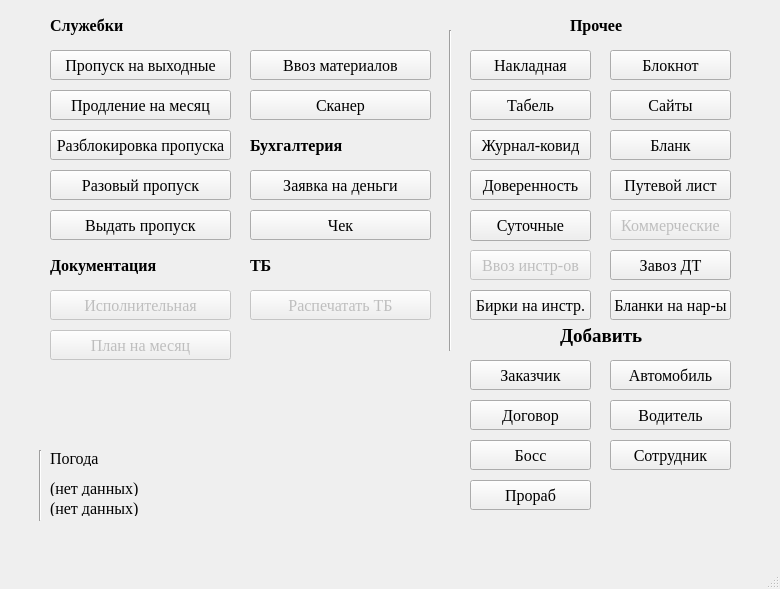
<?xml version="1.0" encoding="UTF-8"?>
<ui version="4.0">
 <class>ui_main_menu</class>
 <widget class="QMainWindow" name="ui_main_menu">
  <property name="geometry">
   <rect>
    <x>0</x>
    <y>0</y>
    <width>780</width>
    <height>589</height>
   </rect>
  </property>
  <property name="windowTitle">
   <string>MainWindow</string>
  </property>
  <widget class="QWidget" name="centralwidget">
   <widget class="QPushButton" name="b_attorney">
    <property name="geometry">
     <rect>
      <x>470</x>
      <y>170</y>
      <width>121</width>
      <height>30</height>
     </rect>
    </property>
    <property name="font">
     <font>
      <family>Times New Roman</family>
      <pointsize>12</pointsize>
     </font>
    </property>
    <property name="text">
     <string>Доверенность</string>
    </property>
   </widget>
   <widget class="QPushButton" name="b_invoice">
    <property name="geometry">
     <rect>
      <x>470</x>
      <y>50</y>
      <width>121</width>
      <height>30</height>
     </rect>
    </property>
    <property name="font">
     <font>
      <family>Times New Roman</family>
      <pointsize>12</pointsize>
     </font>
    </property>
    <property name="text">
     <string>Накладная</string>
    </property>
   </widget>
   <widget class="QPushButton" name="b_journal">
    <property name="geometry">
     <rect>
      <x>470</x>
      <y>130</y>
      <width>121</width>
      <height>30</height>
     </rect>
    </property>
    <property name="font">
     <font>
      <family>Times New Roman</family>
      <pointsize>12</pointsize>
     </font>
    </property>
    <property name="text">
     <string>Журнал-ковид</string>
    </property>
   </widget>
   <widget class="QPushButton" name="b_tabel">
    <property name="geometry">
     <rect>
      <x>470</x>
      <y>90</y>
      <width>121</width>
      <height>30</height>
     </rect>
    </property>
    <property name="font">
     <font>
      <family>Times New Roman</family>
      <pointsize>12</pointsize>
     </font>
    </property>
    <property name="text">
     <string>Табель</string>
    </property>
   </widget>
   <widget class="Line" name="ui_line">
    <property name="geometry">
     <rect>
      <x>440</x>
      <y>30</y>
      <width>20</width>
      <height>321</height>
     </rect>
    </property>
    <property name="font">
     <font>
      <family>Times New Roman</family>
      <pointsize>12</pointsize>
     </font>
    </property>
    <property name="orientation">
     <enum>Qt::Vertical</enum>
    </property>
   </widget>
   <widget class="QPushButton" name="b_new_company">
    <property name="geometry">
     <rect>
      <x>470</x>
      <y>360</y>
      <width>121</width>
      <height>30</height>
     </rect>
    </property>
    <property name="font">
     <font>
      <family>Times New Roman</family>
      <pointsize>12</pointsize>
     </font>
    </property>
    <property name="text">
     <string>Заказчик</string>
    </property>
   </widget>
   <widget class="QPushButton" name="b_new_person">
    <property name="geometry">
     <rect>
      <x>610</x>
      <y>440</y>
      <width>121</width>
      <height>30</height>
     </rect>
    </property>
    <property name="font">
     <font>
      <family>Times New Roman</family>
      <pointsize>12</pointsize>
     </font>
    </property>
    <property name="text">
     <string>Сотрудник</string>
    </property>
   </widget>
   <widget class="QLabel" name="ui_l_fast">
    <property name="geometry">
     <rect>
      <x>570</x>
      <y>10</y>
      <width>61</width>
      <height>30</height>
     </rect>
    </property>
    <property name="font">
     <font>
      <family>Times New Roman</family>
      <pointsize>12</pointsize>
      <bold>true</bold>
     </font>
    </property>
    <property name="text">
     <string>Прочее</string>
    </property>
   </widget>
   <widget class="QPushButton" name="b_act">
    <property name="enabled">
     <bool>false</bool>
    </property>
    <property name="geometry">
     <rect>
      <x>50</x>
      <y>290</y>
      <width>181</width>
      <height>30</height>
     </rect>
    </property>
    <property name="font">
     <font>
      <family>Times New Roman</family>
      <pointsize>12</pointsize>
     </font>
    </property>
    <property name="text">
     <string>Исполнительная</string>
    </property>
   </widget>
   <widget class="QPushButton" name="b_pass_month">
    <property name="geometry">
     <rect>
      <x>50</x>
      <y>90</y>
      <width>181</width>
      <height>30</height>
     </rect>
    </property>
    <property name="font">
     <font>
      <family>Times New Roman</family>
      <pointsize>12</pointsize>
     </font>
    </property>
    <property name="text">
     <string>Продление на месяц</string>
    </property>
   </widget>
   <widget class="QPushButton" name="b_pass_week">
    <property name="geometry">
     <rect>
      <x>50</x>
      <y>50</y>
      <width>181</width>
      <height>30</height>
     </rect>
    </property>
    <property name="font">
     <font>
      <family>Times New Roman</family>
      <pointsize>12</pointsize>
     </font>
    </property>
    <property name="text">
     <string>Пропуск на выходные</string>
    </property>
   </widget>
   <widget class="QPushButton" name="b_pass_unlock">
    <property name="geometry">
     <rect>
      <x>50</x>
      <y>130</y>
      <width>181</width>
      <height>30</height>
     </rect>
    </property>
    <property name="font">
     <font>
      <family>Times New Roman</family>
      <pointsize>12</pointsize>
     </font>
    </property>
    <property name="text">
     <string>Разблокировка пропуска</string>
    </property>
   </widget>
   <widget class="QPushButton" name="b_new_material">
    <property name="geometry">
     <rect>
      <x>250</x>
      <y>50</y>
      <width>181</width>
      <height>30</height>
     </rect>
    </property>
    <property name="font">
     <font>
      <family>Times New Roman</family>
      <pointsize>12</pointsize>
     </font>
    </property>
    <property name="text">
     <string>Ввоз материалов</string>
    </property>
   </widget>
   <widget class="QPushButton" name="b_get_money">
    <property name="enabled">
     <bool>true</bool>
    </property>
    <property name="geometry">
     <rect>
      <x>250</x>
      <y>170</y>
      <width>181</width>
      <height>30</height>
     </rect>
    </property>
    <property name="font">
     <font>
      <family>Times New Roman</family>
      <pointsize>12</pointsize>
     </font>
    </property>
    <property name="text">
     <string>Заявка на деньги</string>
    </property>
   </widget>
   <widget class="QLabel" name="ui_l_pass">
    <property name="geometry">
     <rect>
      <x>50</x>
      <y>10</y>
      <width>81</width>
      <height>30</height>
     </rect>
    </property>
    <property name="font">
     <font>
      <family>Times New Roman</family>
      <pointsize>12</pointsize>
      <bold>true</bold>
     </font>
    </property>
    <property name="text">
     <string>Служебки</string>
    </property>
   </widget>
   <widget class="QLabel" name="ui_l_doc">
    <property name="geometry">
     <rect>
      <x>50</x>
      <y>250</y>
      <width>151</width>
      <height>30</height>
     </rect>
    </property>
    <property name="font">
     <font>
      <family>Times New Roman</family>
      <pointsize>12</pointsize>
      <bold>true</bold>
     </font>
    </property>
    <property name="text">
     <string>Документация</string>
    </property>
   </widget>
   <widget class="QLabel" name="ui_l_accounting">
    <property name="geometry">
     <rect>
      <x>250</x>
      <y>130</y>
      <width>121</width>
      <height>30</height>
     </rect>
    </property>
    <property name="font">
     <font>
      <family>Times New Roman</family>
      <pointsize>12</pointsize>
      <bold>true</bold>
     </font>
    </property>
    <property name="text">
     <string>Бухгалтерия</string>
    </property>
   </widget>
   <widget class="QLabel" name="ui_l_SP">
    <property name="geometry">
     <rect>
      <x>250</x>
      <y>250</y>
      <width>91</width>
      <height>30</height>
     </rect>
    </property>
    <property name="font">
     <font>
      <family>Times New Roman</family>
      <pointsize>12</pointsize>
      <bold>true</bold>
     </font>
    </property>
    <property name="text">
     <string>ТБ</string>
    </property>
   </widget>
   <widget class="QPushButton" name="b_pass_drive">
    <property name="geometry">
     <rect>
      <x>50</x>
      <y>170</y>
      <width>181</width>
      <height>30</height>
     </rect>
    </property>
    <property name="font">
     <font>
      <family>Times New Roman</family>
      <pointsize>12</pointsize>
     </font>
    </property>
    <property name="text">
     <string>Разовый пропуск</string>
    </property>
   </widget>
   <widget class="QPushButton" name="b_pass_issue">
    <property name="geometry">
     <rect>
      <x>50</x>
      <y>210</y>
      <width>181</width>
      <height>30</height>
     </rect>
    </property>
    <property name="font">
     <font>
      <family>Times New Roman</family>
      <pointsize>12</pointsize>
     </font>
    </property>
    <property name="text">
     <string>Выдать пропуск</string>
    </property>
   </widget>
   <widget class="QPushButton" name="b_pdf_check">
    <property name="enabled">
     <bool>true</bool>
    </property>
    <property name="geometry">
     <rect>
      <x>250</x>
      <y>90</y>
      <width>181</width>
      <height>30</height>
     </rect>
    </property>
    <property name="font">
     <font>
      <family>Times New Roman</family>
      <pointsize>12</pointsize>
     </font>
    </property>
    <property name="text">
     <string>Сканер</string>
    </property>
   </widget>
   <widget class="QPushButton" name="b_new_boss">
    <property name="geometry">
     <rect>
      <x>470</x>
      <y>440</y>
      <width>121</width>
      <height>30</height>
     </rect>
    </property>
    <property name="font">
     <font>
      <family>Times New Roman</family>
      <pointsize>12</pointsize>
     </font>
    </property>
    <property name="text">
     <string>Босс</string>
    </property>
   </widget>
   <widget class="QPushButton" name="b_notepad">
    <property name="geometry">
     <rect>
      <x>610</x>
      <y>50</y>
      <width>121</width>
      <height>30</height>
     </rect>
    </property>
    <property name="font">
     <font>
      <family>Times New Roman</family>
      <pointsize>12</pointsize>
     </font>
    </property>
    <property name="text">
     <string>Блокнот</string>
    </property>
   </widget>
   <widget class="QPushButton" name="b_new_build">
    <property name="geometry">
     <rect>
      <x>470</x>
      <y>400</y>
      <width>121</width>
      <height>30</height>
     </rect>
    </property>
    <property name="font">
     <font>
      <family>Times New Roman</family>
      <pointsize>12</pointsize>
     </font>
    </property>
    <property name="text">
     <string>Договор</string>
    </property>
   </widget>
   <widget class="QPushButton" name="b_new_itr">
    <property name="geometry">
     <rect>
      <x>470</x>
      <y>480</y>
      <width>121</width>
      <height>30</height>
     </rect>
    </property>
    <property name="font">
     <font>
      <family>Times New Roman</family>
      <pointsize>12</pointsize>
     </font>
    </property>
    <property name="text">
     <string>Прораб</string>
    </property>
   </widget>
   <widget class="QPushButton" name="b_music">
    <property name="geometry">
     <rect>
      <x>610</x>
      <y>90</y>
      <width>121</width>
      <height>30</height>
     </rect>
    </property>
    <property name="font">
     <font>
      <family>Times New Roman</family>
      <pointsize>12</pointsize>
     </font>
    </property>
    <property name="text">
     <string>Сайты</string>
    </property>
   </widget>
   <widget class="QPushButton" name="b_new_auto">
    <property name="geometry">
     <rect>
      <x>610</x>
      <y>360</y>
      <width>121</width>
      <height>30</height>
     </rect>
    </property>
    <property name="font">
     <font>
      <family>Times New Roman</family>
      <pointsize>12</pointsize>
     </font>
    </property>
    <property name="text">
     <string>Автомобиль</string>
    </property>
   </widget>
   <widget class="QPushButton" name="b_new_driver">
    <property name="geometry">
     <rect>
      <x>610</x>
      <y>400</y>
      <width>121</width>
      <height>30</height>
     </rect>
    </property>
    <property name="font">
     <font>
      <family>Times New Roman</family>
      <pointsize>12</pointsize>
     </font>
    </property>
    <property name="text">
     <string>Водитель</string>
    </property>
   </widget>
   <widget class="QPushButton" name="b_tb">
    <property name="enabled">
     <bool>false</bool>
    </property>
    <property name="geometry">
     <rect>
      <x>250</x>
      <y>290</y>
      <width>181</width>
      <height>30</height>
     </rect>
    </property>
    <property name="font">
     <font>
      <family>Times New Roman</family>
      <pointsize>12</pointsize>
     </font>
    </property>
    <property name="text">
     <string>Распечатать ТБ</string>
    </property>
   </widget>
   <widget class="QLabel" name="l_weather">
    <property name="geometry">
     <rect>
      <x>50</x>
      <y>480</y>
      <width>221</width>
      <height>16</height>
     </rect>
    </property>
    <property name="font">
     <font>
      <family>Times New Roman</family>
      <pointsize>12</pointsize>
     </font>
    </property>
    <property name="text">
     <string>(нет данных)</string>
    </property>
   </widget>
   <widget class="QLabel" name="l_temp">
    <property name="geometry">
     <rect>
      <x>50</x>
      <y>500</y>
      <width>181</width>
      <height>16</height>
     </rect>
    </property>
    <property name="font">
     <font>
      <family>Times New Roman</family>
      <pointsize>12</pointsize>
     </font>
    </property>
    <property name="text">
     <string>(нет данных)</string>
    </property>
   </widget>
   <widget class="Line" name="line">
    <property name="geometry">
     <rect>
      <x>30</x>
      <y>450</y>
      <width>20</width>
      <height>71</height>
     </rect>
    </property>
    <property name="font">
     <font>
      <family>Times New Roman</family>
     </font>
    </property>
    <property name="orientation">
     <enum>Qt::Vertical</enum>
    </property>
   </widget>
   <widget class="QPushButton" name="b_new_bill">
    <property name="geometry">
     <rect>
      <x>250</x>
      <y>210</y>
      <width>181</width>
      <height>30</height>
     </rect>
    </property>
    <property name="font">
     <font>
      <family>Times New Roman</family>
      <pointsize>12</pointsize>
     </font>
    </property>
    <property name="text">
     <string>Чек</string>
    </property>
   </widget>
   <widget class="QPushButton" name="b_empty">
    <property name="geometry">
     <rect>
      <x>610</x>
      <y>130</y>
      <width>121</width>
      <height>30</height>
     </rect>
    </property>
    <property name="font">
     <font>
      <family>Times New Roman</family>
      <pointsize>12</pointsize>
     </font>
    </property>
    <property name="text">
     <string>Бланк</string>
    </property>
   </widget>
   <widget class="QLabel" name="label">
    <property name="geometry">
     <rect>
      <x>560</x>
      <y>320</y>
      <width>91</width>
      <height>31</height>
     </rect>
    </property>
    <property name="font">
     <font>
      <family>Times New Roman</family>
      <pointsize>14</pointsize>
      <bold>true</bold>
     </font>
    </property>
    <property name="text">
     <string>Добавить</string>
    </property>
   </widget>
   <widget class="QLabel" name="label_2">
    <property name="geometry">
     <rect>
      <x>50</x>
      <y>450</y>
      <width>61</width>
      <height>16</height>
     </rect>
    </property>
    <property name="font">
     <font>
      <family>Times New Roman</family>
      <pointsize>12</pointsize>
     </font>
    </property>
    <property name="text">
     <string>Погода</string>
    </property>
   </widget>
   <widget class="QPushButton" name="b_plan">
    <property name="enabled">
     <bool>false</bool>
    </property>
    <property name="geometry">
     <rect>
      <x>50</x>
      <y>330</y>
      <width>181</width>
      <height>30</height>
     </rect>
    </property>
    <property name="font">
     <font>
      <family>Times New Roman</family>
      <pointsize>12</pointsize>
     </font>
    </property>
    <property name="text">
     <string>План на месяц</string>
    </property>
   </widget>
   <widget class="QPushButton" name="b_travel">
    <property name="geometry">
     <rect>
      <x>610</x>
      <y>170</y>
      <width>121</width>
      <height>30</height>
     </rect>
    </property>
    <property name="font">
     <font>
      <family>Times New Roman</family>
      <pointsize>12</pointsize>
     </font>
    </property>
    <property name="text">
     <string>Путевой лист</string>
    </property>
   </widget>
   <widget class="QPushButton" name="b_com">
    <property name="enabled">
     <bool>false</bool>
    </property>
    <property name="geometry">
     <rect>
      <x>610</x>
      <y>210</y>
      <width>121</width>
      <height>30</height>
     </rect>
    </property>
    <property name="font">
     <font>
      <family>Times New Roman</family>
      <pointsize>12</pointsize>
     </font>
    </property>
    <property name="text">
     <string>Коммерческие</string>
    </property>
   </widget>
   <widget class="QPushButton" name="b_days">
    <property name="geometry">
     <rect>
      <x>470</x>
      <y>210</y>
      <width>121</width>
      <height>31</height>
     </rect>
    </property>
    <property name="font">
     <font>
      <family>Times New Roman</family>
      <pointsize>12</pointsize>
     </font>
    </property>
    <property name="text">
     <string>Суточные</string>
    </property>
   </widget>
   <widget class="QPushButton" name="b_tools">
    <property name="enabled">
     <bool>false</bool>
    </property>
    <property name="geometry">
     <rect>
      <x>470</x>
      <y>250</y>
      <width>121</width>
      <height>30</height>
     </rect>
    </property>
    <property name="font">
     <font>
      <family>Times New Roman</family>
      <pointsize>12</pointsize>
     </font>
    </property>
    <property name="text">
     <string>Ввоз инстр-ов</string>
    </property>
   </widget>
   <widget class="QPushButton" name="b_dt">
    <property name="geometry">
     <rect>
      <x>610</x>
      <y>250</y>
      <width>121</width>
      <height>30</height>
     </rect>
    </property>
    <property name="font">
     <font>
      <family>Times New Roman</family>
      <pointsize>12</pointsize>
     </font>
    </property>
    <property name="text">
     <string>Завоз ДТ</string>
    </property>
   </widget>
   <widget class="QPushButton" name="b_birki">
    <property name="geometry">
     <rect>
      <x>470</x>
      <y>290</y>
      <width>121</width>
      <height>30</height>
     </rect>
    </property>
    <property name="font">
     <font>
      <family>Times New Roman</family>
      <pointsize>12</pointsize>
     </font>
    </property>
    <property name="text">
     <string>Бирки на инстр.</string>
    </property>
   </widget>
   <widget class="QPushButton" name="b_some">
    <property name="geometry">
     <rect>
      <x>610</x>
      <y>290</y>
      <width>121</width>
      <height>30</height>
     </rect>
    </property>
    <property name="font">
     <font>
      <family>Times New Roman</family>
      <pointsize>12</pointsize>
     </font>
    </property>
    <property name="text">
     <string>Бланки на нар-ы</string>
    </property>
   </widget>
  </widget>
  <widget class="QStatusBar" name="statusbar"/>
  <widget class="QMenuBar" name="menu">
   <property name="geometry">
    <rect>
     <x>0</x>
     <y>0</y>
     <width>780</width>
     <height>22</height>
    </rect>
   </property>
  </widget>
  <action name="btn_settings">
   <property name="text">
    <string>Настройки</string>
   </property>
  </action>
  <action name="btn_about">
   <property name="text">
    <string>О программе</string>
   </property>
  </action>
  <action name="action">
   <property name="text">
    <string>Новый объект</string>
   </property>
  </action>
  <action name="a_add_company">
   <property name="text">
    <string>Добавить исполнителя</string>
   </property>
  </action>
  <action name="a_add_order">
   <property name="text">
    <string>Добавить заказчика</string>
   </property>
  </action>
  <action name="a_add_workers">
   <property name="text">
    <string>Добавить рабочих</string>
   </property>
  </action>
  <action name="a_add_bosses">
   <property name="text">
    <string>Добавить боссов</string>
   </property>
  </action>
  <action name="a_add_bosses_post">
   <property name="text">
    <string>Добавить почты боссов</string>
   </property>
  </action>
  <action name="action_7">
   <property name="text">
    <string>Добавить новый объект</string>
   </property>
  </action>
  <action name="action_8">
   <property name="text">
    <string>Включить уведомления</string>
   </property>
  </action>
  <action name="action_2">
   <property name="text">
    <string>Добавить машину</string>
   </property>
  </action>
  <action name="settings">
   <property name="text">
    <string>Настройки</string>
   </property>
  </action>
  <action name="action_3">
   <property name="text">
    <string>выав</string>
   </property>
  </action>
 </widget>
 <resources/>
 <connections/>
</ui>
